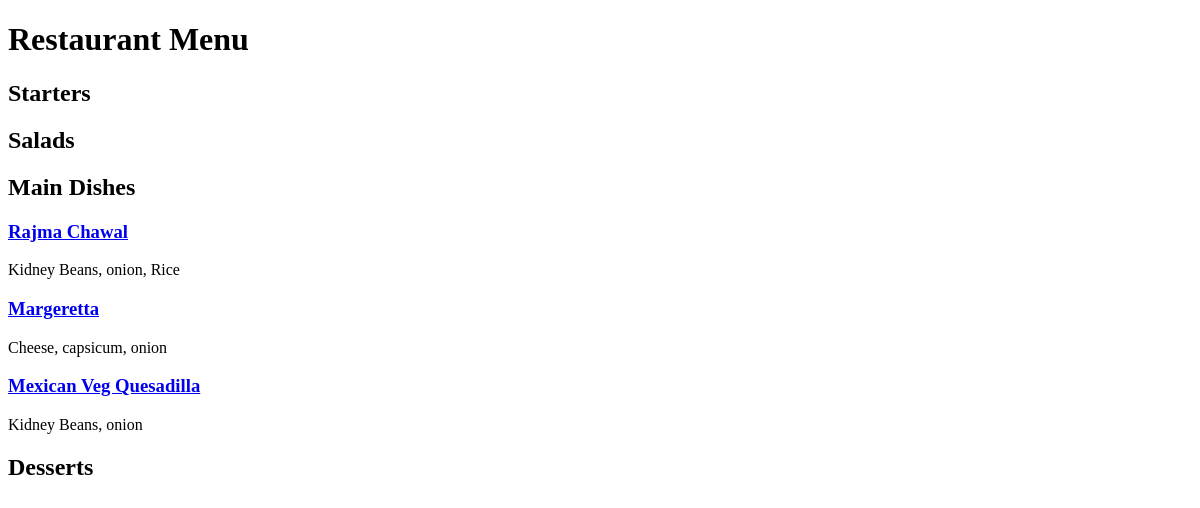
Before: / with the older database file.
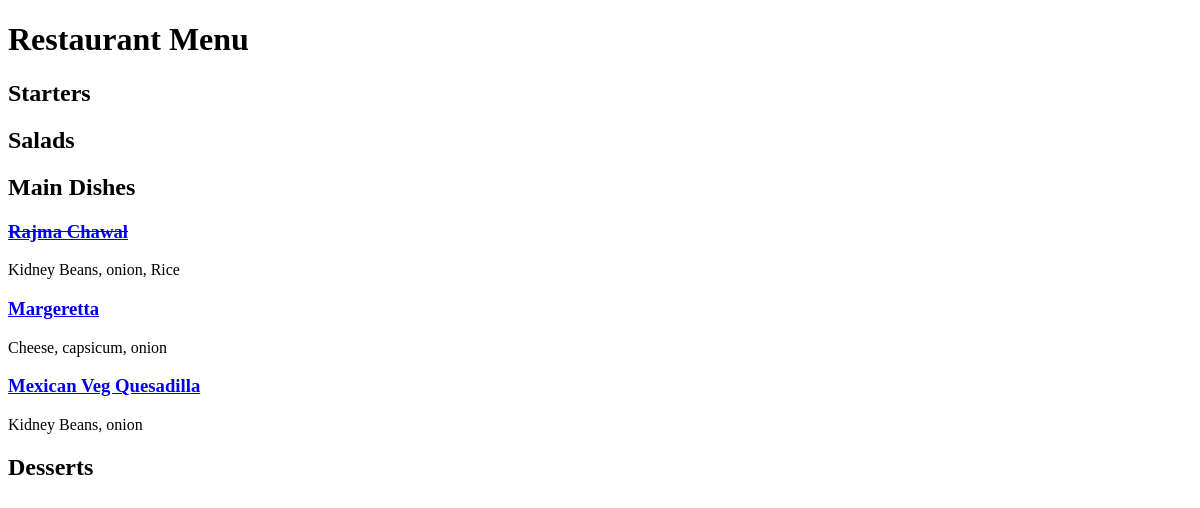
After: the same page with the newer database file.
### restaurant_menu/models.py (models this page shows, shortened)
class Item(models.Model):
    meal = models.CharField(max_length=100, unique=True)
    description = models.CharField(max_length=200)
    price = models.DecimalField(max_digits=10, decimal_places=2)
    meal_type = models.CharField(choices=MEAL_TYPE, max_length=200)
    author = models.ForeignKey(User, on_delete=models.PROTECT)
    status = models.IntegerField(choices=STATUS, default=1)
    date_created = models.DateTimeField(auto_now_add=True)
    date_updated = models.DateTimeField(auto_now=True)

### restaurant_menu/views.py (the view)
# urls.py: path('', MenuList.as_view(), name='home'),
class MenuList(generic.ListView):
    queryset = Item.objects.order_by("-date_created")
    template_name = "index.html"
    def get_context_data(self, **kwargs):
        context = super().get_context_data(**kwargs)
        context["meals"] = MEAL_TYPE
        return context

### restaurant_menu/templates/index.html (shortened to what this page needs)
<!DOCTYPE html>
<html lang="en">
<head>
</head>
<body>
    <h1>Restaurant Menu</h1>
    {% for meal in meals %}
    <h2>{{ meal.1 }}</h2>
        {% for row in item_list %}
            {% if row.meal_type == meal.0 %}
            {% if row.status == 0 %}
                <a href = "{% url 'menu_item' row.pk %}" ><h3><del>{{ row.meal }}</del></h3></a>
                <p>{{ row.description }}</p>
            {% else %}
                 <a href = "{% url 'menu_item' row.pk %}" ><h3>{{ row.meal }}</h3></a>
                <p>{{ row.description }}</p>
            {% endif %}
            {% endif %}
        {% endfor %}
    {% endfor %}
</body>
</html>

Changed rows visible on the page:
changed Item "Rajma Chawal": status 1 → 0 (drawn)
Other visible differences:
list line gone: "Rajma Chawal Kidney Beans, onion, Rice"
new list line: "Rajma Chawal Kidney Beans, onion, Rice"
